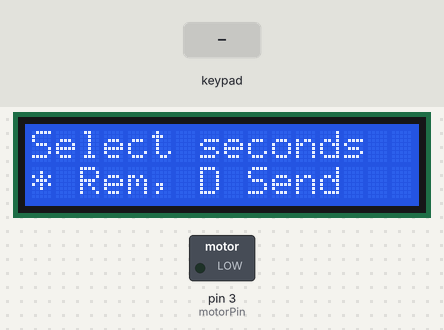
A sketch run on a simulated Arduino Uno, built with avr-gcc and run on an emulated ATmega328P. On the bench: 16×2 character LCD, switched loads named in the sketch (green lamp = pin HIGH). The test bench sets the inputs (shaded band).

Above: at 2.2 s.
2.3 s: keypad keys 1 3 1 2 1 1 1 0 D pressed 0.4 s apart
At 2.9 s:
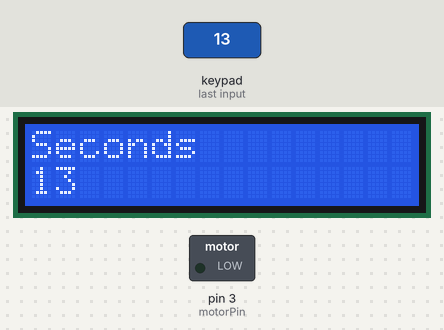
At 5.9 s:
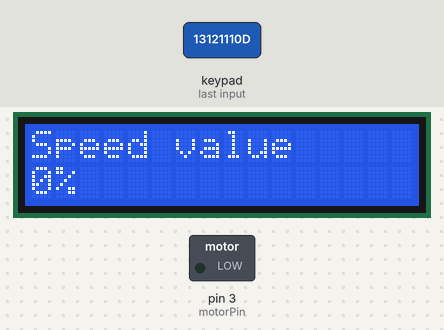
Timing chart, 0 to 39.5 s (numbered marks = the images above; inputs shaded):
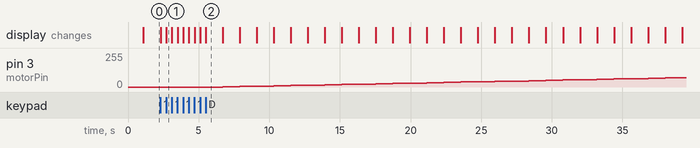

The sketch:

programa-01.ino
```cpp
// Libraries
#include <LiquidCrystal.h>
#include <Keypad.h>

// Keypad dimensions
const byte rowsCount = 4;
const byte colsCount = 4;

// Matrix definition
char keys[rowsCount][colsCount] = {
    { '1', '2', '3', 'A' },
    { '4', '5', '6', 'B' },
    { '7', '8', '9', 'C' },
    { '*', '0', '#', 'D' }
};

// Keypad pins
byte rowPins[rowsCount] = { 13, 12, 11, 10 };
byte colPins[colsCount] = { 9, 8, 7, 6 };

// Create Keypad Object
Keypad keypad = Keypad(makeKeymap(keys), rowPins, colPins, rowsCount, colsCount);

// LCD values
const byte RS = 53, EN = 51, D4 = 49, D5 = 47, D6 = 45 , D7 = 43;
LiquidCrystal lcd(RS, EN, D4, D5, D6, D7);

// Motor values
const byte motorPin = 3;
double motorPWM;


// Setup
void setup() {
    lcd.begin(16, 2);
    lcd.print("Program 01");
    pinMode(motorPin, OUTPUT);
    analogWrite(motorPin, 0);

    delay(1000);
}

// Loop
void loop() {
    motorPWM = 0;
    analogWrite(motorPin, motorPWM);
    int seconds = selectTime();
    executeSequence(seconds);
}

int selectTime() {
    int seconds = 0;

    lcd.clear();
    lcd.print("Select seconds");
    lcd.setCursor(0, 1);
    lcd.print("* Rem, D Send");

    char key;

    do {
        key = keypad.getKey();
        if (key >= '0' && key <= '9') {
            seconds *= 10;
            seconds += (key - 48);

            lcd.clear();
            lcd.print("Seconds");
            lcd.setCursor(0, 1);
            lcd.print(seconds);
        }
        else if (key == '*') {
            seconds /= 10;

            lcd.clear();
            lcd.print("Seconds");
            lcd.setCursor(0, 1);
            lcd.print(seconds);
        }

    } while (key != 'D');

    return seconds;
}

void executeSequence(int seconds) {
    // Correct values
    if (seconds < 10) {
        seconds = 10;
    }
    else if (seconds > 120) {
        seconds = 120;
    }

    int interval = seconds*10;
    for (int i = 0; i <= 100; i++) {
        analogWrite(motorPin, motorPWM);
        lcd.clear();
        lcd.print("Speed value");
        lcd.setCursor(0, 1);
        lcd.print(i);
        lcd.print("%");

        delay(interval);
        if (i != 100) {
            motorPWM += 2.55;
        }
    }
}
```

Measured:
- after the input at 2.3 s, pin 3 (motorPin): moves from 0/255 to 71/255 over 32.5 s, starting after 4.4 s; the display: first changes at once (image 1 shows a later state)
